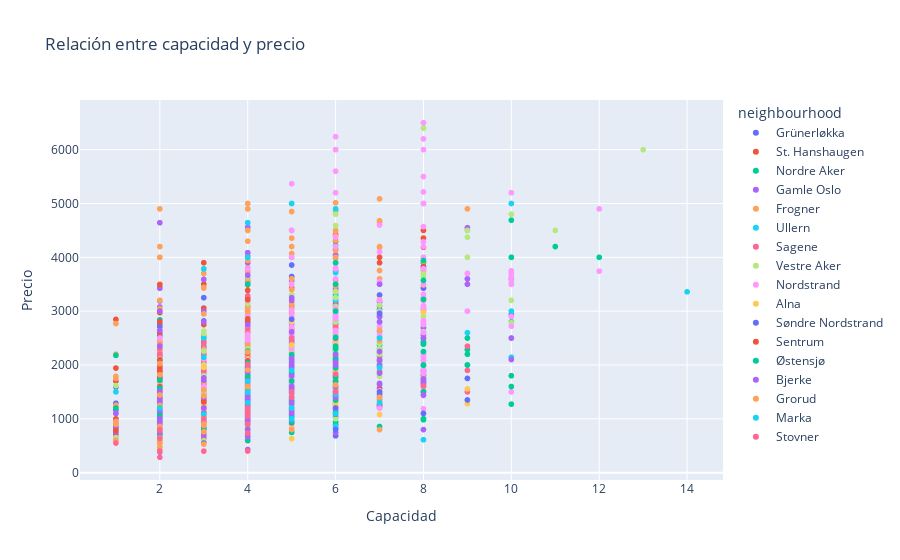

Notebook code cell kept with this figure:
### Code cell
fig = px.scatter(
    df, 
    x='accommodates', 
    y='price', 
    color='neighbourhood', 
    title="Relación entre capacidad y precio", 
    labels={'accommodates': 'Capacidad', 'price': 'Precio'}
)
fig.show()

### Figure 1 — Plotly figure (JSON) as saved in the notebook; plotly's stock layout.template omitted (floating-point values rounded to 4 significant figures; data arrays with more than 128 entries replaced by an {"elided": "..."} marker saying what was removed)
{"data": [{"hovertemplate": "neighbourhood=Grünerløkka<br>Capacidad=%{x}<br>Precio=%{y}<extra></extra>", "legendgroup": "Grünerløkka", "marker": {"color": "#636efa", "symbol": "circle"}, "mode": "markers", "name": "Grünerløkka", "showlegend": true, "type": "scattergl", "x": {"elided": "1249 int values"}, "xaxis": "x", "y": {"elided": "1249 float values"}, "yaxis": "y"}, {"hovertemplate": "neighbourhood=St. Hanshaugen<br>Capacidad=%{x}<br>Precio=%{y}<extra></extra>", "legendgroup": "St. Hanshaugen", "marker": {"color": "#EF553B", "symbol": "circle"}, "mode": "markers", "name": "St. Hanshaugen", "showlegend": true, "type": "scattergl", "x": {"elided": "746 int values"}, "xaxis": "x", "y": {"elided": "746 float values"}, "yaxis": "y"}, {"hovertemplate": "neighbourhood=Nordre Aker<br>Capacidad=%{x}<br>Precio=%{y}<extra></extra>", "legendgroup": "Nordre Aker", "marker": {"color": "#00cc96", "symbol": "circle"}, "mode": "markers", "name": "Nordre Aker", "showlegend": true, "type": "scattergl", "x": {"elided": "200 int values"}, "xaxis": "x", "y": {"elided": "200 float values"}, "yaxis": "y"}, {"hovertemplate": "neighbourhood=Gamle Oslo<br>Capacidad=%{x}<br>Precio=%{y}<extra></extra>", "legendgroup": "Gamle Oslo", "marker": {"color": "#ab63fa", "symbol": "circle"}, "mode": "markers", "name": "Gamle Oslo", "showlegend": true, "type": "scattergl", "x": {"elided": "1184 int values"}, "xaxis": "x", "y": {"elided": "1184 float values"}, "yaxis": "y"}, {"hovertemplate": "neighbourhood=Frogner<br>Capacidad=%{x}<br>Precio=%{y}<extra></extra>", "legendgroup": "Frogner", "marker": {"color": "#FFA15A", "symbol": "circle"}, "mode": "markers", "name": "Frogner", "showlegend": true, "type": "scattergl", "x": {"elided": "903 int values"}, "xaxis": "x", "y": {"elided": "903 float values"}, "yaxis": "y"}, {"hovertemplate": "neighbourhood=Ullern<br>Capacidad=%{x}<br>Precio=%{y}<extra></extra>", "legendgroup": "Ullern", "marker": {"color": "#19d3f3", "symbol": "circle"}, "mode": "markers", "name": "Ullern", "showlegend": true, "type": "scattergl", "x": {"elided": "145 int values"}, "xaxis": "x", "y": {"elided": "145 float values"}, "yaxis": "y"}, {"hovertemplate": "neighbourhood=Sagene<br>Capacidad=%{x}<br>Precio=%{y}<extra></extra>", "legendgroup": "Sagene", "marker": {"color": "#FF6692", "symbol": "circle"}, "mode": "markers", "name": "Sagene", "showlegend": true, "type": "scattergl", "x": {"elided": "601 int values"}, "xaxis": "x", "y": {"elided": "601 float values"}, "yaxis": "y"}, {"hovertemplate": "neighbourhood=Vestre Aker<br>Capacidad=%{x}<br>Precio=%{y}<extra></extra>", "legendgroup": "Vestre Aker", "marker": {"color": "#B6E880", "symbol": "circle"}, "mode": "markers", "name": "Vestre Aker", "showlegend": true, "type": "scattergl", "x": {"elided": "196 int values"}, "xaxis": "x", "y": {"elided": "196 float values"}, "yaxis": "y"}, {"hovertemplate": "neighbourhood=Nordstrand<br>Capacidad=%{x}<br>Precio=%{y}<extra></extra>", "legendgroup": "Nordstrand", "marker": {"color": "#FF97FF", "symbol": "circle"}, "mode": "markers", "name": "Nordstrand", "showlegend": true, "type": "scattergl", "x": {"elided": "258 int values"}, "xaxis": "x", "y": {"elided": "258 float values"}, "yaxis": "y"}, {"hovertemplate": "neighbourhood=Alna<br>Capacidad=%{x}<br>Precio=%{y}<extra></extra>", "legendgroup": "Alna", "marker": {"color": "#FECB52", "symbol": "circle"}, "mode": "markers", "name": "Alna", "showlegend": true, "type": "scattergl", "x": [9, 4, 4, 4, 4, 2, 3, 3, 4, 2, 2, 6, 3, 5, 2, 6, 3, 3, 3, 2, 2, 2, 6, 4, 3, 2, 7, 5, 2, 4, 4, 2, 4, 4, 3, 6, 4, 2, 2, 2, 2, 4, 6, 4, 2, 4, 3, 4, 6, 4, 3, 4, 4, 3, 4, 8, 2, 2, 2, 4, 4, 4, 3, 2, 4, 2, 3, 3, 2, 2, 4, 7, 5, 6, 4, 4, 2, 5, 6, 4, 9, 2, 4, 4, 5, 3, 5, 2, 4, 4, 3, 4, 2, 3, 2, 3, 2, 4, 4, 3], "xaxis": "x", "y": [1279.0, 1240.0, 1190, 1778.0, 1325.0, 890, 997.4, 900, 850, 1500, 1350.0, 2400, 1975.0, 2372.0, 964, 2499, 1200, 886, 1000, 850, 1164, 589, 1900, 990, 1256, 1612.0, 1080, 2809.0, 1152, 1800, 1500, 1057, 1400, 1314, 700, 1743, 1440, 825, 1199.0, 1985.0, 1489.0, 946, 1654, 1100, 1623.0, 1250, 1955.0, 1735.0, 1262.0, 1429, 1150, 1200, 1063.0, 1043, 973, 2978, 849, 1200, 1200, 1457, 2086.0, 1667.0, 899, 800, 1495.0, 780, 880, 788, 808, 500, 1350, 2050, 886.4, 1750, 850, 1114, 1200, 1600, 1287, 880, 1556, 876, 838, 1090, 1400, 1700, 630, 600, 1440, 1049, 850, 879, 888, 800, 875, 700, 700, 1200, 795, 1000], "yaxis": "y"}, {"hovertemplate": "neighbourhood=Søndre Nordstrand<br>Capacidad=%{x}<br>Precio=%{y}<extra></extra>", "legendgroup": "Søndre Nordstrand", "marker": {"color": "#636efa", "symbol": "circle"}, "mode": "markers", "name": "Søndre Nordstrand", "showlegend": true, "type": "scattergl", "x": [7, 4, 4, 9, 8, 2, 6, 5, 2, 6, 4, 8, 3, 4, 4, 6, 5, 2, 2, 2, 5, 6, 6, 4, 2, 7, 6, 5, 6, 2, 5, 5, 5, 7, 3, 6, 8, 4, 8, 6, 9, 3, 3, 5, 2, 8, 3, 7, 7, 6, 2, 4, 4, 4], "xaxis": "x", "y": [1457, 1873, 924, 1350, 1500, 1786, 1200, 1300, 3000, 1200, 1200, 1686, 550, 599, 2066.0, 2500, 1579, 940, 999, 700, 1086, 1950, 2100, 1521, 950, 2957, 1124, 2850, 1800, 1100, 926, 1200, 1300, 1500, 993, 1427.0, 1000, 1350, 1100, 1500, 1750, 1050, 831, 1600, 600, 2400, 880, 2086, 1400, 800, 552, 950, 699, 1400], "yaxis": "y"}, {"hovertemplate": "neighbourhood=Sentrum<br>Capacidad=%{x}<br>Precio=%{y}<extra></extra>", "legendgroup": "Sentrum", "marker": {"color": "#EF553B", "symbol": "circle"}, "mode": "markers", "name": "Sentrum", "showlegend": true, "type": "scattergl", "x": [2, 2, 4, 2, 2, 2, 4, 2, 4, 2, 2, 4, 4, 2, 2, 2, 2, 4, 3, 2, 2, 4, 2, 4, 2, 4, 2, 4, 4, 2, 2, 4, 2, 2, 4, 3, 2, 2, 2, 4, 2, 4, 2, 2, 2, 2, 2, 3, 4, 4, 2, 2, 2, 3, 3, 4, 1, 2, 2, 4, 2, 2, 2, 2, 3, 2], "xaxis": "x", "y": [1743, 2009, 2800, 971, 2800, 1750, 2076, 2017.0, 1990, 1225, 1804, 1486, 1700, 1500, 3490, 1886, 2972, 1949.0, 939, 1044.0, 1600, 2857, 841.4, 1757, 995, 1264, 2096, 1179, 3214, 1566, 1743, 2217, 1400, 1557, 1345, 1329, 1254, 1400, 1300, 1990, 1350, 1280, 1100, 1050, 1386, 1279, 1324.0, 1329, 1914, 1483, 1157, 1500, 650, 1100, 990.8, 1990, 780, 1300, 1279, 1000, 1000, 1000, 1400, 1943, 1313, 1371], "yaxis": "y"}, {"hovertemplate": "neighbourhood=Østensjø<br>Capacidad=%{x}<br>Precio=%{y}<extra></extra>", "legendgroup": "Østensjø", "marker": {"color": "#00cc96", "symbol": "circle"}, "mode": "markers", "name": "Østensjø", "showlegend": true, "type": "scattergl", "x": {"elided": "140 int values"}, "xaxis": "x", "y": {"elided": "140 float values"}, "yaxis": "y"}, {"hovertemplate": "neighbourhood=Bjerke<br>Capacidad=%{x}<br>Precio=%{y}<extra></extra>", "legendgroup": "Bjerke", "marker": {"color": "#ab63fa", "symbol": "circle"}, "mode": "markers", "name": "Bjerke", "showlegend": true, "type": "scattergl", "x": [7, 3, 5, 5, 2, 10, 2, 4, 4, 5, 4, 5, 4, 2, 5, 6, 2, 6, 4, 4, 3, 5, 5, 6, 8, 6, 6, 4, 2, 5, 4, 4, 2, 2, 2, 8, 4, 4, 5, 3, 6, 2, 1, 6, 2, 2, 5, 6, 4, 2, 4, 7, 3, 2, 2, 3, 4, 4, 7, 4, 4, 5, 2, 5, 4, 5, 4, 4, 3, 2, 6, 4, 4, 4, 4, 4, 3, 3, 3, 7, 5, 5, 2, 2, 4, 8, 4, 5, 2, 2, 7, 7, 2, 4, 5, 2, 4, 4, 5, 5, 4, 5, 5, 4, 5, 8, 5, 10, 4, 5, 4, 4, 5, 2, 4, 2, 4, 7, 4, 4, 3, 4, 8, 4, 4], "xaxis": "x", "y": [1657, 1760.0, 1521, 994, 950, 2500, 1500, 1371, 1250, 1600, 1433, 1399, 3665, 870, 2500, 2000, 854, 2050, 1690, 1100, 1200, 1500, 1500, 2191, 1657, 1600, 1424.0, 1700, 1423.0, 1907, 1692, 1350, 1371.0, 1000, 2352.0, 2500, 1400, 1155, 1300, 1200, 2000, 800, 1100, 2000, 950, 3000, 1500, 1440, 949, 1348.0, 1000, 2800, 700, 890, 1149.0, 1401.0, 1500, 1600, 2100, 916, 1350, 1961, 1309.0, 1390, 1877, 2614.0, 1300, 1280, 1714, 790, 1397, 2750, 1300, 1357, 950, 1605, 950, 980, 1079, 3500, 1293.0, 3250, 980, 1307.0, 1200, 1442, 1450, 2057, 995, 759, 1850, 2000, 878, 1415.0, 2000, 1513, 1000, 1088, 1200, 3200, 803, 1100, 1600, 943, 1150, 1743, 2121, 2102, 1100, 1800, 1939.0, 1874, 1549.0, 386, 1000, 763, 1000, 2250, 960, 960, 1104, 1057, 1700, 667, 1714], "yaxis": "y"}, {"hovertemplate": "neighbourhood=Grorud<br>Capacidad=%{x}<br>Precio=%{y}<extra></extra>", "legendgroup": "Grorud", "marker": {"color": "#FFA15A", "symbol": "circle"}, "mode": "markers", "name": "Grorud", "showlegend": true, "type": "scattergl", "x": [6, 7, 7, 4, 2, 1, 2, 2, 7, 7, 4, 3, 2, 3, 4, 2, 4, 3, 2, 2, 4, 5, 2, 2, 2, 5, 3, 3, 2, 1, 3, 4, 4, 2, 1, 2, 3, 3, 3, 4, 2, 4, 4, 4], "xaxis": "x", "y": [1629, 1400, 800, 1579.0, 802, 600, 650, 610, 2450, 2643, 900, 1424.0, 820, 980, 1600, 857, 1048, 900, 550, 830, 900, 800, 1818, 2028.0, 464, 1200, 1033.0, 1538.0, 1250, 1791, 1057, 1136, 2240, 1442.0, 936, 420, 760, 876, 530, 1908.0, 650, 900, 1200, 3000], "yaxis": "y"}, {"hovertemplate": "neighbourhood=Marka<br>Capacidad=%{x}<br>Precio=%{y}<extra></extra>", "legendgroup": "Marka", "marker": {"color": "#19d3f3", "symbol": "circle"}, "mode": "markers", "name": "Marka", "showlegend": true, "type": "scattergl", "x": [5, 5, 4, 14, 4, 5, 8, 7, 2, 2, 4, 5, 4, 7, 10, 4, 3, 3, 6, 7, 4, 6, 4], "xaxis": "x", "y": [1200, 1900, 1700, 3359, 1500, 1000, 611, 2500, 1200, 1200, 1490, 1500, 2007, 1952, 3000, 1500, 1081.0, 2143.0, 1455, 1300, 1300, 1100, 4000], "yaxis": "y"}, {"hovertemplate": "neighbourhood=Stovner<br>Capacidad=%{x}<br>Precio=%{y}<extra></extra>", "legendgroup": "Stovner", "marker": {"color": "#FF6692", "symbol": "circle"}, "mode": "markers", "name": "Stovner", "showlegend": true, "type": "scattergl", "x": [8, 5, 2, 1, 6, 4, 2, 2, 5, 2, 4, 4, 4, 5, 3, 2, 4, 4, 6], "xaxis": "x", "y": [1612, 2500, 640, 550, 1500, 731, 800, 286, 1400, 785, 2005.0, 899, 1200, 1501.0, 1000, 400, 1138, 1050, 1829], "yaxis": "y"}], "layout": {"legend": {"title": {"text": "neighbourhood"}, "tracegroupgap": 0}, "title": {"text": "Relación entre capacidad y precio"}, "xaxis": {"anchor": "y", "domain": [0, 1], "title": {"text": "Capacidad"}}, "yaxis": {"anchor": "x", "domain": [0, 1], "title": {"text": "Precio"}}}}
